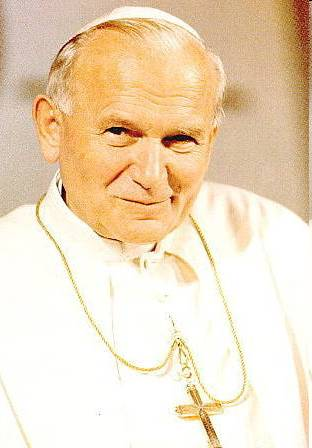
#> input picture cw3/janpawel2.jpg, 312 x 448 px
$ python zad6.py
#> lines starting #> are read from the running program, lines starting #| are printed output that depends on the picture
# import the necessary packages
import numpy as np
import cv2
# initialize our canvas as a 300x300 pixel image with 3 channels
# (Red, Green, and Blue) with a black background
img = cv2.imread('janpawel2.jpg')
#> img is the input picture: shape (448, 312, 3); mean B, G, R 190.7, 218.3, 238.1
(x, y, c) = img.shape
#> x = 448; y = 312; c = 3
print(x, y, c)
#| 448 312 3

red = (0, 0, 255)
green = (0, 255, 0)
blue = (255, 0, 0)

cv2.circle(img, (120, 130), 30, red, -1)
cv2.circle(img, (180, 130), 30, red, -1)
cv2.rectangle(img, (100, 180), (180, 210), green, -1)
cv2.circle(img, (130, 130), 130, blue, 1)
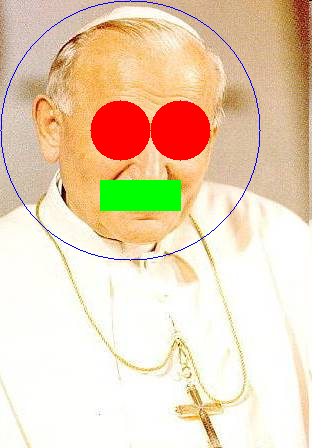
#> img: shape (448, 312, 3); mean B, G, R 184.3, 211.6, 233.9

cv2.imshow('img', img)
cv2.waitKey(0)
